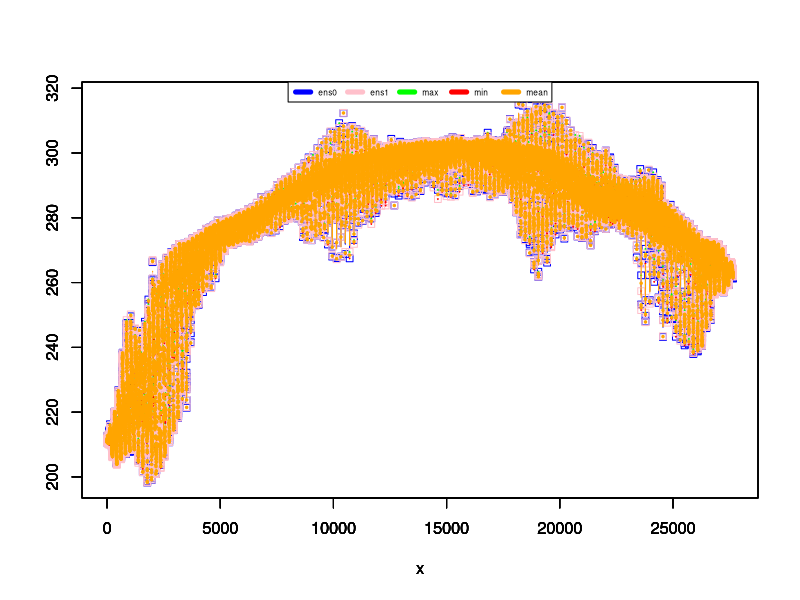
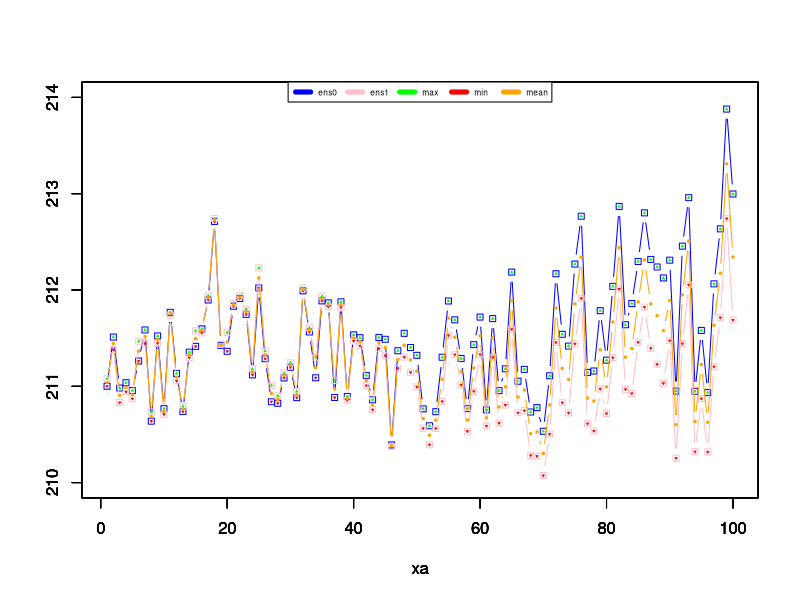
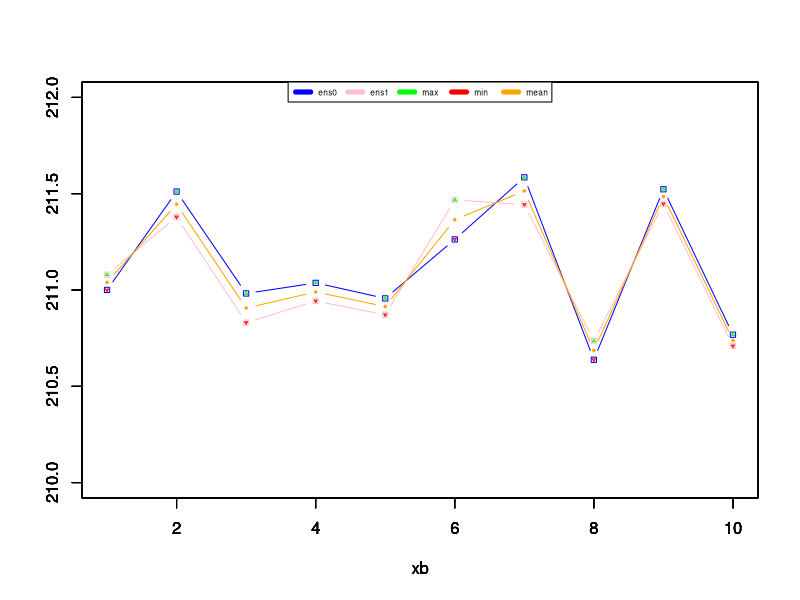
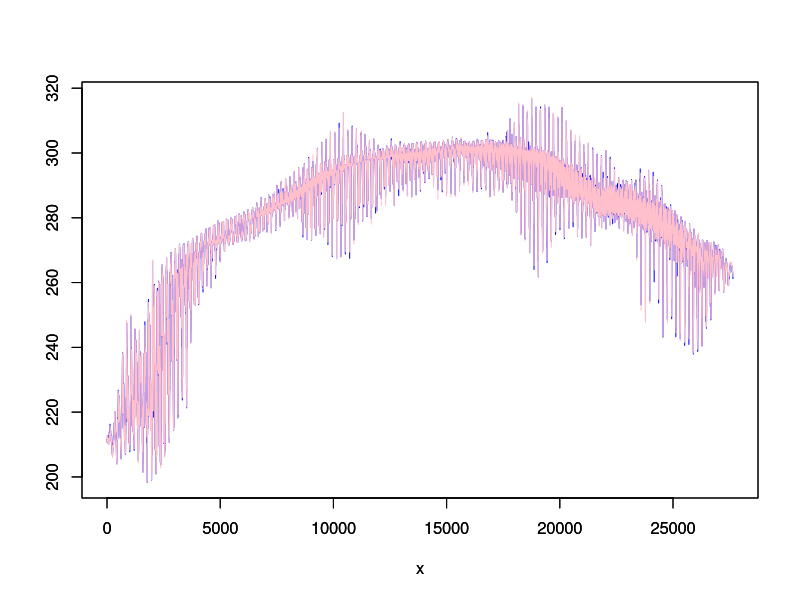
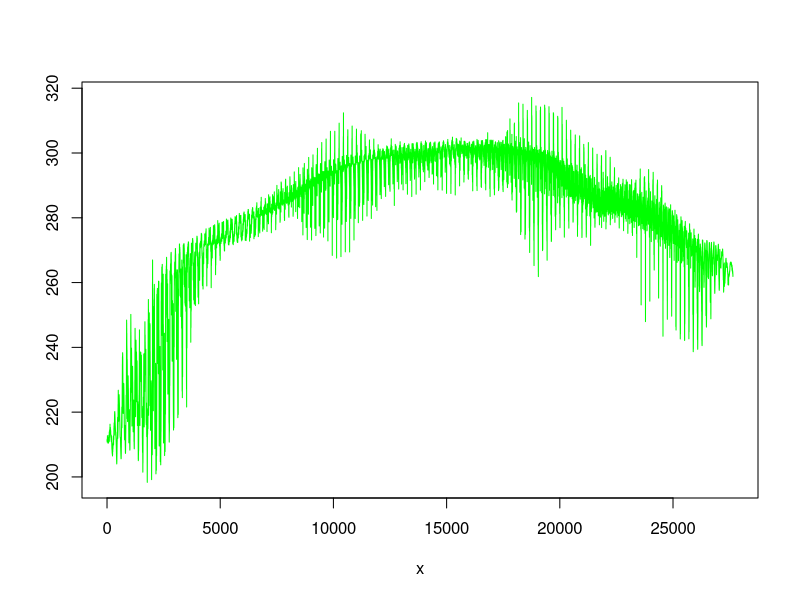
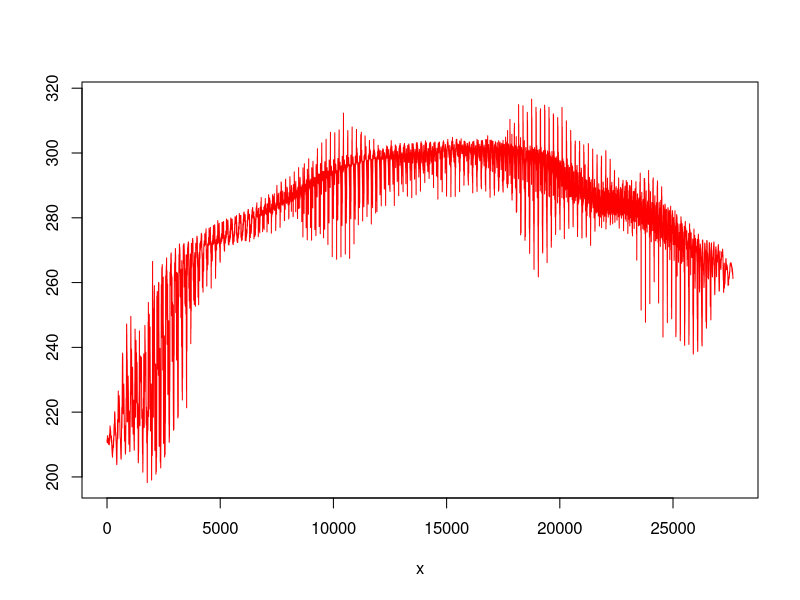
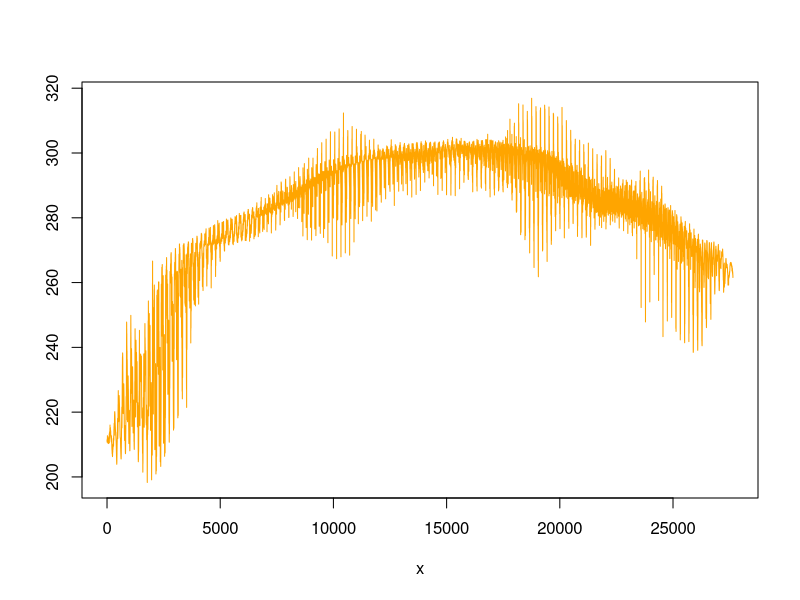
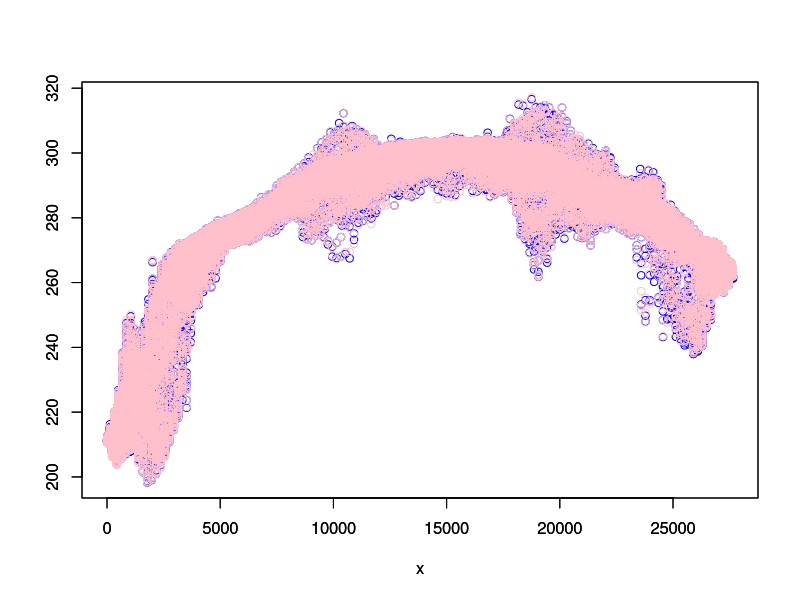

Write R code to recreate these figures, in order.
#!/usr/bin/env Rscript

# ########################################################

pdf("temp.pdf") # either save all files in one pdf or the files in specific pdfs; find an option to automatise the choice

# temp_inst = read.csv("temp-inst.csv")
# temp_max = read.csv("temp-max.csv")
# temp_min = read.csv("temp-min.csv")
# temp_mean = read.csv("temp-mean.csv")

# data = read.table("test.csv", header=FALSE, sep = ',')
temp_inst1 = read.table("inst12.txt", header=FALSE, sep = ',')
temp_inst2 = read.table("inst22.txt", header=FALSE, sep = ',')
temp_max = read.table("max2.txt", header=FALSE, sep = ',')
temp_min = read.table("min2.txt", header=FALSE, sep = ',')
temp_mean = read.table("mean2.txt", header=FALSE, sep = ',')
temp_stdev = read.table("stdev2.txt", header=FALSE, sep = ',')

x1=length(temp_inst1)
x2=length(temp_inst2)
x3=length(temp_max)
x4=length(temp_min)
x5=length(temp_mean)
x6=length(temp_stdev)

print(x1)
print(x2)
print(x3)
print(x4)
print(x5)
print(x6)

x = seq(1, x1, 1)

lmin = min(temp_inst1,temp_inst2,temp_max,temp_min,temp_mean)
print(lmin)

lmax = max(temp_inst1,temp_inst2,temp_max,temp_min,temp_mean)
print(lmax)

plot(x,temp_inst1,type="b",col="blue",ylim = c(lmin, lmax),ylab="",pch = 0, cex = .9) 
par(new = TRUE)
plot(x,temp_inst2,type="b",col="pink",ylim = c(lmin, lmax),ylab="", pch = 0, cex = .9) 
par(new = TRUE)
plot(x,temp_max,type="p",col="green",ylim = c(lmin, lmax),ylab="", pch = 2, cex = .1) 
par(new = TRUE)
plot(x,temp_min,type="p",col="red",ylim = c(lmin, lmax),ylab="", pch = 6, cex = .1) 
par(new = TRUE)
plot(x,temp_mean,type="b",col="orange",ylim = c(lmin, lmax),ylab="", pch = 20, cex = .5) 
par(new = TRUE)
#lines(x,temp_stdev,col="pink")
plot_colors <- c("blue","pink","green","red","orange") 
par(new = TRUE)
legend(x = "top",inset = 0,
        legend = c("ens0", "ens1","max", "min","mean"), 
        col=plot_colors, lwd=5, cex=.5, horiz = TRUE)


xa = seq(1, 100, 1)


plot(xa,temp_inst1[1:100],type="b",col="blue",ylim = c(210,214),ylab="",pch = 0, cex = .8)
par(new = TRUE)
plot(xa,temp_inst2[1:100],type="b",col="pink",ylim = c(210,214),ylab="",pch = 0, cex = .8)
par(new = TRUE)
plot(xa,temp_max[1:100],type="p",col="green",ylim = c(210,214),ylab="",pch = 2, cex = .2)
par(new = TRUE)
plot(xa,temp_min[1:100],type="p",col="red",ylim = c(210,214),ylab="",pch = 6, cex = .2)
par(new = TRUE)
plot(xa,temp_mean[1:100],type="b",col="orange",ylim = c(210,214),ylab="",pch = 20, cex = .5)
par(new = TRUE)
#lines(x,temp_stdev,col="pink")
plot_colors <- c("blue","pink","green","red","orange")
par(new = TRUE)
legend(x = "top",inset = 0,
        legend = c("ens0", "ens1","max", "min","mean"),
        col=plot_colors, lwd=5, cex=.5, horiz = TRUE)


xb = seq(1, 10, 1)


plot(xb,temp_inst1[1:10],type="b",col="blue",ylim = c(210,212),ylab="",pch = 0, cex = .7)
par(new = TRUE)
plot(xb,temp_inst2[1:10],type="b",col="pink",ylim = c(210,212),ylab="",pch = 0, cex = .7)
par(new = TRUE)
plot(xb,temp_max[1:10],type="p",col="green",ylim = c(210,212),ylab="",pch = 2, cex = .3)
par(new = TRUE)
plot(xb,temp_min[1:10],type="p",col="red",ylim = c(210,212),ylab="",pch = 6, cex = .3)
par(new = TRUE)
plot(xb,temp_mean[1:10],type="b",col="orange",ylim = c(210,212),ylab="",pch = 20, cex = .5)
par(new = TRUE)
#lines(x,temp_stdev,col="pink")
plot_colors <- c("blue","pink","green","red","orange")
par(new = TRUE)
legend(x = "top",inset = 0,
        legend = c("ens0", "ens1","max", "min","mean"),
        col=plot_colors, lwd=5, cex=.5, horiz = TRUE)


plot(x,temp_inst1,type="l",col="blue",ylim = c(lmin, lmax),ylab="")
par(new = TRUE)
plot(x,temp_inst2,type="l",col="pink",ylim = c(lmin, lmax),ylab="")

plot(x,temp_max,type="l",col="green",ylim = c(lmin, lmax),ylab="")

plot(x,temp_min,type="l",col="red",ylim = c(lmin, lmax),ylab="")

plot(x,temp_mean,type="l",col="orange",ylim = c(lmin, lmax),ylab="")


plot(x,temp_inst1,type="p",col="blue",ylim = c(lmin, lmax),ylab="")
par(new = TRUE)
plot(x,temp_inst2,type="p",col="pink",ylim = c(lmin, lmax),ylab="")

plot(x,temp_max,type="p",col="green",ylim = c(lmin, lmax),ylab="")

plot(x,temp_min,type="p",col="red",ylim = c(lmin, lmax),ylab="")

plot(x,temp_mean,type="p",col="orange",ylim = c(lmin, lmax),ylab="")


#dev.off()
print("Graphics constructed with success!")
